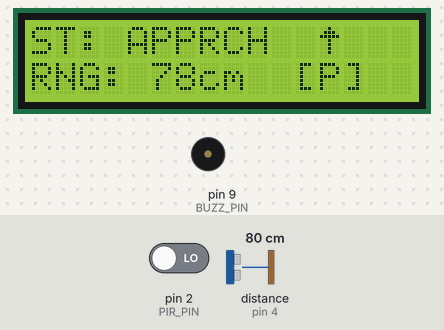
Simulated run of this sketch. Board: Arduino Uno, built with avr-gcc and run on an emulated ATmega328P. Parts: 16×2 character LCD, buzzer (waves = sounding). Wiring (inferred from the names in the program): ultrasonic range finder: trigger pin 3; echo pin 4. The inputs (shaded band) are chosen by the test bench; at power-on: distance to the obstacle (sensor on pin 4) 80 cm, pin 2 (PIR_PIN) LOW. The echo pulse lasts 58.3 µs per cm; what the sketch prints to the serial monitor is not drawn.

Above: at 2.4 s.
2.5 s: distance to the obstacle (sensor on pin 4) set to 55 cm
At 3.1 s:
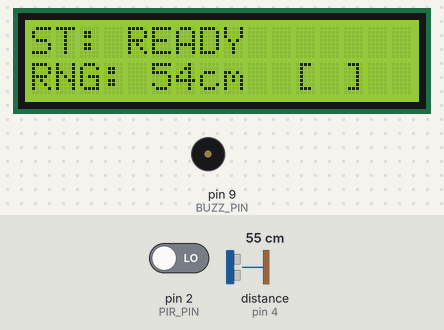
4.3 s: distance to the obstacle (sensor on pin 4) set to 46 cm
At 6.8 s:
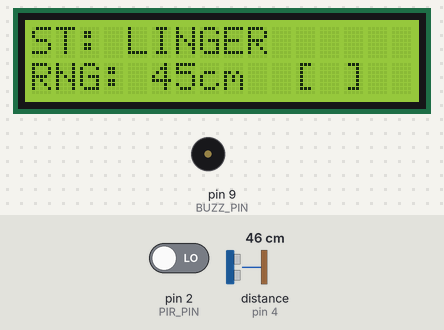
7.1 s: pin 2 (PIR_PIN) driven HIGH
At 8.6 s:
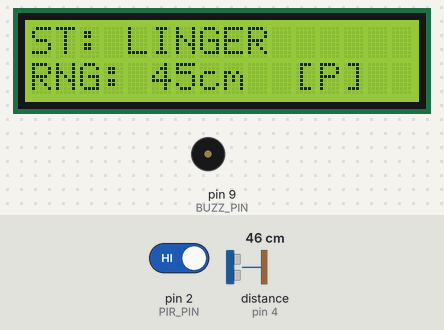
8.9 s: distance to the obstacle (sensor on pin 4) set to 120 cm
At 10.3 s:
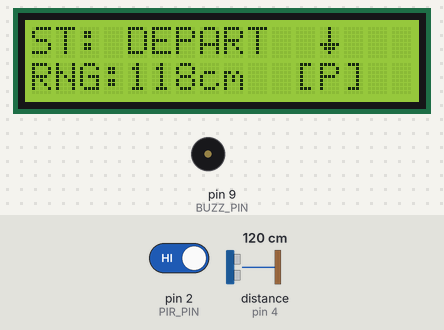
11.9 s: pin 2 (PIR_PIN) driven LOW
At 44.4 s:
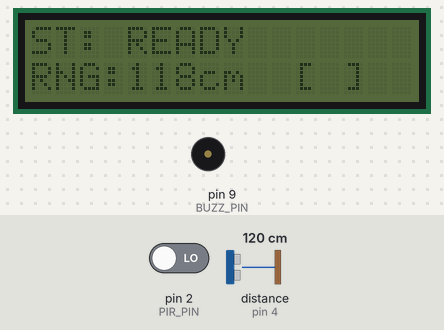
Timing chart, 0 to 45.4 s (numbered marks = the images above; inputs shaded):
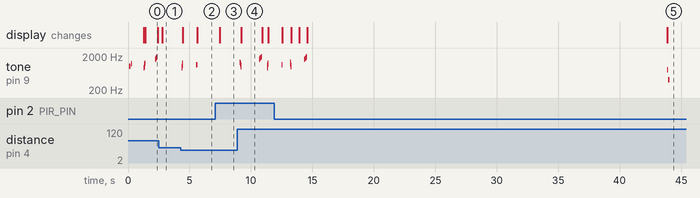

The sketch:

arduino.ino
```cpp
#include <Wire.h>
#include <LiquidCrystal_I2C.h>
#include <SoftwareSerial.h>
/* --- USER TUNING ZONE --- */
const int THRESH_IN     = 50;
const int THRESH_OUT    = 65;
const int MOVE_MARGIN   = 5;
const int PIR_LIMIT_CM  = 120;
const long LOITER_MS    = 5000;
const long STATE_HOLD   = 600;

// --- NEW SLEEP TUNER ---
const long SLEEP_TIMEOUT = 30000; // 30 seconds of total inactivity = Sleep

// --- ANCHOR & PROGRESSIVE TUNERS ---
const int LOITER_RADIUS   = 15;
const int TIME_STEP_MS    = 3000;
long anchorDist = 0;

// --- SENSITIVITY ADJUSTMENTS ---
const int SENSE_SMOOTHING = 5;
const int STABILITY_MS    = 150;
const int PIR_HOLD_MS     = 2000;
/* -------------------------- */

/* --- PINOUT --- */
const int PIR_PIN = 2, TRIG_PIN = 3, ECHO_PIN = 4, BUZZ_PIN = 9;
LiquidCrystal_I2C lcd(0x27, 16, 2);
SoftwareSerial nodeMCU(10, 11);
/* --- UI ICONS --- */
byte charHeart[8]   = {0x0,0xA,0x1F,0x1F,0xE,0x4,0x0,0x0};
byte charArrowUp[8] = {0x4,0xE,0x1F,0x4,0x4,0x4,0x4,0x0};
byte charArrowDn[8] = {0x4,0x4,0x4,0x4,0x1F,0xE,0x4,0x0};

/* --- SYSTEM VARIABLES --- */
enum SystemState { CLEAR, WALK_IN, WALK_OUT, LINGER, LOITER, SLEEP };
SystemState currentState = CLEAR;

unsigned long stateStartTime = 0;
unsigned long lastChangeTime = 0;
unsigned long lastPirTrigger = 0;
long lastValidDist = 150;
long lastChangeDist = 150;
bool presence = false;
bool debouncedPIR = false;
bool isLCDOn = true;
int trendBuffer = 0;
int loiterRepetitionCount = 0;

/* --- AUDIO ENGINE --- */
void playStatusSound(SystemState state) {
  switch (state) {
    case SLEEP: // Subtle power-down blip
      tone(BUZZ_PIN, 800, 50); delay(100); tone(BUZZ_PIN, 400, 100);
      break;
    case CLEAR:
      for(int i = 0; i < 4; i++) { tone(BUZZ_PIN, 1600 + (i * 100), 30); delay(50); }
      break;
    case WALK_IN:
      for (int i = 900; i < 1300; i += 80) { tone(BUZZ_PIN, i, 15); delay(15); }
      break;
    case WALK_OUT:
      for (int i = 1300; i > 900; i -= 80) { tone(BUZZ_PIN, i, 15); delay(15); }
      break;
    case LOITER:
      tone(BUZZ_PIN, 880, 50); delay(100); tone(BUZZ_PIN, 880, 50);
      break;
    case LINGER:
      tone(BUZZ_PIN, 1100, 20); delay(40); tone(BUZZ_PIN, 1100, 20);
      break;
  }
}

void setup() {
  Serial.begin(9600);   // For PC Debugging
  nodeMCU.begin(9600);   // Starts communication with ESP on Pin 11

  Wire.begin();
  Wire.setClock(400000);
  pinMode(PIR_PIN, INPUT);
  pinMode(TRIG_PIN, OUTPUT);
  pinMode(ECHO_PIN, INPUT);
  pinMode(BUZZ_PIN, OUTPUT);

  lcd.init();
  lcd.backlight();
  lcd.createChar(0, charHeart);
  lcd.createChar(1, charArrowUp);
  lcd.createChar(2, charArrowDn);

  lcd.setCursor(0, 0); lcd.print("SEC-CORE v8.0");
  lcd.setCursor(0, 1); lcd.print("LINK START...");

  tone(BUZZ_PIN, 1000, 100); delay(150); tone(BUZZ_PIN, 1200, 100);
  delay(1000); lcd.clear();
}

long getFilteredDist() {
  long sum = 0; int valid = 0;
  for(int i = 0; i < SENSE_SMOOTHING; i++) {
    digitalWrite(TRIG_PIN, LOW); delayMicroseconds(2);
    digitalWrite(TRIG_PIN, HIGH); delayMicroseconds(10);
    digitalWrite(TRIG_PIN, LOW);
    long dur = pulseIn(ECHO_PIN, HIGH, 20000);
    if (dur > 0) { sum += (dur * 0.034 / 2); valid++; }
    delayMicroseconds(500);
  }
  return (valid > 0) ? (sum / valid) : lastValidDist;
}

void updateLogic() {
  long d = getFilteredDist();

  if (digitalRead(PIR_PIN) == HIGH) lastPirTrigger = millis();
  debouncedPIR = (millis() - lastPirTrigger < PIR_HOLD_MS);

  // ACTIVITY CHECK: If distance changes or PIR triggers, reset the activity timer
  if (abs(d - lastChangeDist) > 1 || debouncedPIR) {
    lastChangeDist = d;
    lastChangeTime = millis();

    // Wake up if sleeping
    if (currentState == SLEEP) {
      currentState = CLEAR;
      lcd.backlight();
      isLCDOn = true;
      playStatusSound(CLEAR);
      stateStartTime = millis();
    }
  }

  if (d < THRESH_IN) presence = true;
  else if (d > THRESH_OUT) presence = false;

  SystemState nextState = currentState;
  unsigned long elapsed = millis() - stateStartTime;

  // Auto-Sleep trigger
  if (millis() - lastChangeTime > SLEEP_TIMEOUT && currentState != SLEEP && currentState == CLEAR) {
    nextState = SLEEP;
  }

  switch (currentState) {
    case SLEEP:
      // Handled by activity check wake-up
      break;

    case CLEAR:
      if (presence || (debouncedPIR && d < PIR_LIMIT_CM)) nextState = WALK_IN;
      break;

    case WALK_IN:
      if (!presence && !debouncedPIR) nextState = CLEAR;
      else if ((lastValidDist - d) < -MOVE_MARGIN) {
        trendBuffer--; if (trendBuffer <= -2) nextState = WALK_OUT;
      }
      else if (abs(lastValidDist - d) < MOVE_MARGIN && elapsed > 1000) {
        nextState = LINGER; anchorDist = d; trendBuffer = 0;
      }
      break;

    case WALK_OUT:
      if ((lastValidDist - d) > MOVE_MARGIN) {
        trendBuffer++; if (trendBuffer >= 2) nextState = WALK_IN;
      } else if (!presence && elapsed > 1000) nextState = CLEAR;
      break;

    case LINGER:
      if (abs(d - anchorDist) > LOITER_RADIUS) {
        if (d < anchorDist) nextState = WALK_IN; else nextState = WALK_OUT;
      }
      else if (elapsed > LOITER_MS) nextState = LOITER;
      else if (!presence) nextState = WALK_OUT;
      break;

    case LOITER:
      if (!presence) nextState = WALK_OUT;
      else if (abs(d - anchorDist) > LOITER_RADIUS) {
        if (d < anchorDist) nextState = WALK_IN; else nextState = WALK_OUT;
      }
      else {
        long nextTrigger = LOITER_MS + (loiterRepetitionCount * (loiterRepetitionCount + 1) / 2 * TIME_STEP_MS);
        if (elapsed > nextTrigger) {
          loiterRepetitionCount++;
          playStatusSound(LOITER);
        }
      }
      break;
  }

  // Watchdog reset (In case sensors get stuck but PIR is dead)
  if (millis() - lastChangeTime > 15000 && !debouncedPIR && currentState != SLEEP && presence) {
    nextState = CLEAR;
  }

  if (nextState != currentState && elapsed > STATE_HOLD) {
    currentState = nextState;
    stateStartTime = millis();
    trendBuffer = 0;
    loiterRepetitionCount = 0;

    if (currentState == SLEEP) {
      lcd.noBacklight();
      isLCDOn = false;
    }
    playStatusSound(currentState);
  }
  lastValidDist = d;
}

void updateLCD() {
  if (!isLCDOn && currentState == SLEEP) return;

  static unsigned long lastLCD = 0;
  if (millis() - lastLCD < 200) return;
  lastLCD = millis();

  lcd.setCursor(0, 0);
  lcd.print("ST: ");
  switch (currentState) {
    case SLEEP:    lcd.print("SLEEPING  "); break;
    case CLEAR:    lcd.print("READY     "); break;
    case WALK_IN:  lcd.print("APPRCH  "); lcd.write(1); lcd.print(" "); break;
    case WALK_OUT: lcd.print("DEPART  "); lcd.write(2); lcd.print(" "); break;
    case LINGER:   lcd.print("LINGER    "); break;
    case LOITER:   lcd.print("STATIC+"); lcd.print(loiterRepetitionCount); lcd.print("  "); break;
  }

  lcd.setCursor(0, 1);
  lcd.print("RNG:");
  if(lastValidDist < 100) lcd.print(" ");
  if(lastValidDist < 10)  lcd.print(" ");
  lcd.print(lastValidDist); lcd.print("cm ");

  lcd.setCursor(11, 1);
  lcd.print(debouncedPIR ? "[P]" : "[ ]");

  lcd.setCursor(15, 1);
  if(abs(lastValidDist - lastChangeDist) > MOVE_MARGIN) lcd.write(0);
  else lcd.print(" ");
}

void loop() {
  updateLogic();
  updateLCD();

  // Send data to ESP8266 via SoftwareSerial (nodeMCU) every 5 seconds
  static unsigned long lastSendTime = 0;
  if (millis() - lastSendTime > 5000) {
    lastSendTime = millis();

    String json = "{";
    json += "\"timestamp\":" + String(millis()) + ",";
    json += "\"state\":\"" + stateToString(currentState) + "\",";
    json += "\"distance\":" + String(lastValidDist) + ",";
    json += "\"pir\":" + String(debouncedPIR ? 1 : 0) + ",";
    json += "\"presence\":" + String(presence ? 1 : 0) + ",";
    json += "\"last_change_time\":" + String(lastChangeTime) + ",";
    json += "\"last_change_dist\":" + String(lastChangeDist) + ",";
    json += "\"trend_buffer\":" + String(trendBuffer) + ",";
    json += "\"loiter_count\":" + String(loiterRepetitionCount) + ",";
    json += "\"last_pir_trigger\":" + String(lastPirTrigger) + ",";
    json += "\"lcd_on\":" + String(isLCDOn ? 1 : 0);
    json += "}";

    nodeMCU.println("BEGIN");
    delay(10);
    nodeMCU.println(json);
    delay(10);
    nodeMCU.println("END");

    Serial.println("Sent JSON to ESP:");
    Serial.println(json);
  }

  delay(STABILITY_MS);
}

// Helper function to convert state to string
String stateToString(SystemState state) {
  switch (state) {
    case CLEAR: return "CLEAR";
    case WALK_IN: return "WALK_IN";
    case WALK_OUT: return "WALK_OUT";
    case LINGER: return "LINGER";
    case LOITER: return "LOITER";
    case SLEEP: return "SLEEP";
    default: return "UNKNOWN";
  }
}
```

Measured:
- the behaviour switches between 51 and 50 cm on distance to the obstacle (sensor on pin 4) (found by bisection; images 1 and 2)
- after the input at 2.5 s, the display: changes after 0.30 s (image 1)
- after the input at 4.3 s, tone on pin 9 (BUZZ_PIN): plays 900 Hz for 0.02 s, 980 Hz for 0.02 s, 1060 Hz for 0.02 s, 1140 Hz for 0.02 s, 1220 Hz for 0.02 s, 1100 Hz for 0.02 s … (7 notes in this stretch), starting after 0.07 s; the display: first changes after 0.17 s (image 2 shows a later state)
- after the input at 7.1 s, the display: changes after 0.36 s (image 3)
- after the input at 8.9 s, the display: changes after 0.31 s (image 4)
- after the input at 11.9 s, the display: first differs from a run without the input after 2.1 s (image 5 shows a later state)
- by itself, tone on pin 9 (BUZZ_PIN): plays 1000 Hz for 0.10 s, 1200 Hz for 0.10 s, 900 Hz for 0.02 s, 980 Hz for 0.02 s, 1060 Hz for 0.02 s, 1140 Hz for 0.02 s … (11 notes in this stretch)
